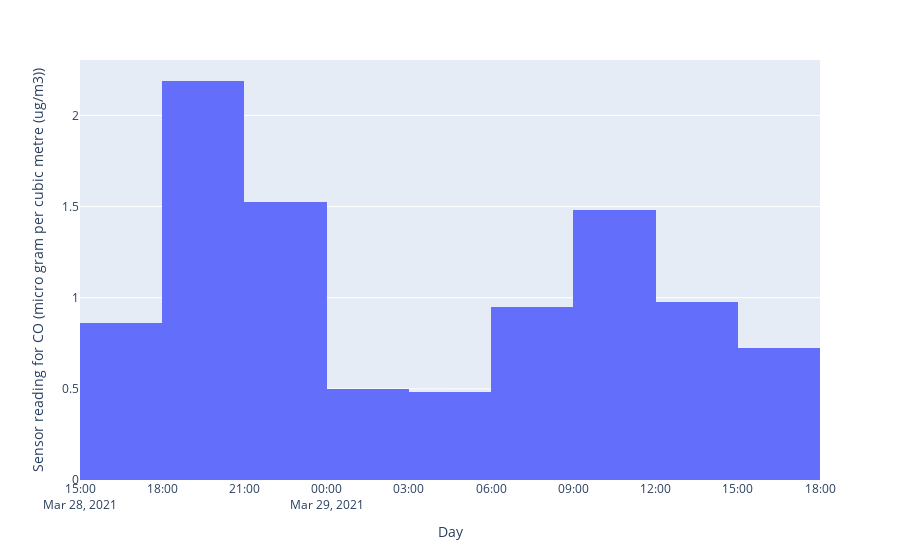

Source (notebook cell):
### Code cell
timeSeriesVis4('pune','co',2)
